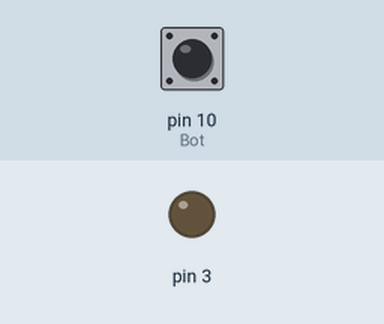
Simulated run of this sketch. Board: Arduino Uno, built with avr-gcc and run on an emulated ATmega328P. Parts: output pins drawn as LEDs (lit = HIGH). Inputs (shaded band) come from the test bench; at power-on: pin 10 (Bot) LOW. What the sketch prints to the serial monitor is not drawn.

Above: at 1.2 s.
1.3 s: pin 10 (Bot) pulled HIGH for 0.15 s
At 1.38 s:
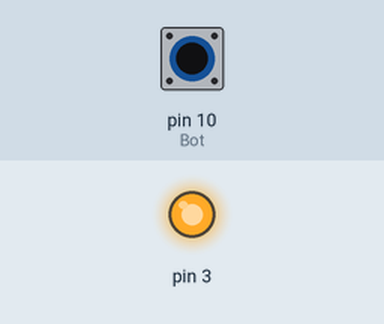
2.9 s: pin 10 (Bot) pulled HIGH for 3.2 s
At 6.4 s:
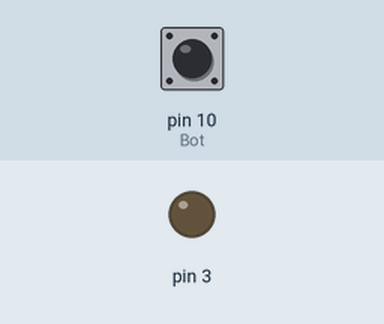
Timing chart, 0 to 7.9 s (numbered marks = the images above; inputs shaded):
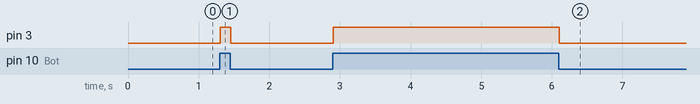

Measured:
- after the input at 1.3 s, pin 3: LOW → HIGH at once, → LOW 0.15 s later
- after the input at 2.9 s, pin 3: LOW → HIGH at once, → LOW 3.2 s later

The sketch:

display_de_7_segmentos.ino
```cpp
int Bot=10;
int Value=0;

void setup() {
 pinMode(3, OUTPUT);
 pinMode(10, INPUT);
 Serial.begin(9600);
}

void loop() {
  Value = digitalRead (Bot);
  Serial.println(Value);

if (Value==HIGH)
{digitalWrite(3, HIGH);}

if (Value==LOW)

{digitalWrite (3,LOW);}

}
```
